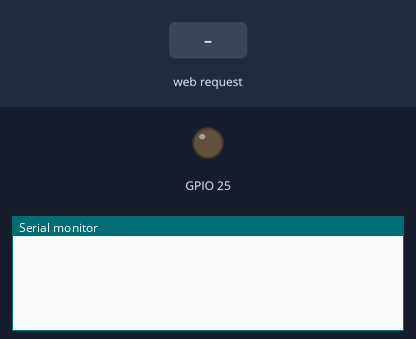
This program was run on a simulated ESP32. Shown: output pins drawn as LEDs (lit = HIGH), the last lines printed to the serial monitor. The test bench sets the inputs (shaded band). WiFi joins after 1.5 s; servers stay silent unless stated.

Above: at 1.2 s.
1.3 s: HTTP request GET /turnOnLed received
At 1.46 s:
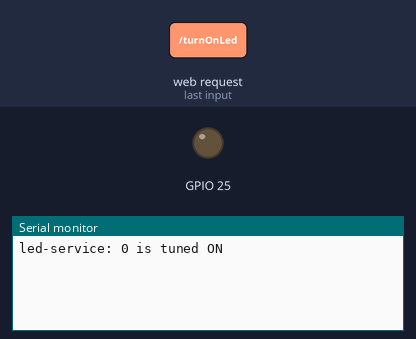
3.0 s: HTTP request GET /turnOffLed received
At 4.2 s:
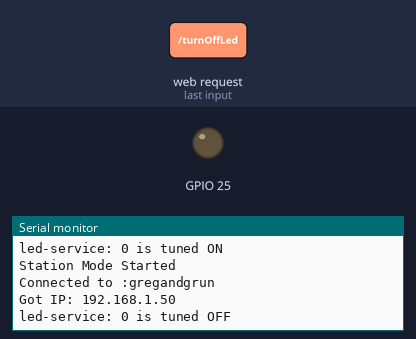
4.5 s: HTTP request GET /turnOffLed?pinNumber=1 received
At 5.4 s:
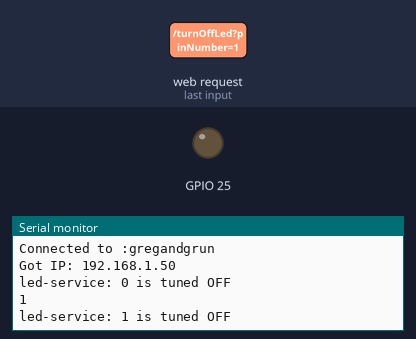

The program:

main.cpp
```cpp
// main.cpp SHOULD ALWAYS COINTAN ONLY TWO METHODS:
// setup()
// loop()

#include <Arduino.h>
#include <WiFi.h>
#include <ArduinoJson.h>
#include <wifi/wifi-service.h>
#include <services/pin-service.h>
#include <http/http-server.h>

// If you want to register a pin define it first as below:
#define LED_RED_DIOD 25
#define USB_BAUD_RATE 921600

// TODO: User should pass these values instead of hardcoding it here
#define SSID "gregandgrun"
#define PASSWORD "N1epam1etam"

void setup() {
  Serial.begin(USB_BAUD_RATE);

  registerPin(LED_RED_DIOD, OUTPUT);
  initWifi(SSID, PASSWORD);
  initHttpServer();
}

void loop() {
  handleClient();
}
```

json-serializer.cpp
```cpp
#include <ArduinoJson.h>

StaticJsonDocument<250> jsonDocument;
char buffer[250];

void createJson(char *tag, float value, char *unit) {
  jsonDocument.clear();
  jsonDocument["type"] = tag;
  jsonDocument["value"] = value;
  jsonDocument["unit"] = unit;
  serializeJson(jsonDocument, buffer);
}

void addJsonObject(char *tag, float value, char *unit) {
  JsonObject obj = jsonDocument.createNestedObject();
  obj["type"] = tag;
  obj["value"] = value;
  obj["unit"] = unit;
}

void deserializeBody(String body){
     deserializeJson(jsonDocument, body);
}
```

json-serializer.h
```cpp
void createJson();
void deserializeBody(String body);
```

http-server.cpp
```cpp
#include <WebServer.h>
#include <services/led-service.h>
#include <helpers/serializers/json-serializer.h>

WebServer server(80);

void onTurnOnLed() {
    String arg = server.arg("pinNumber");
    uint8_t pinNumber = atoi (arg.c_str ());
    turnOnLed(pinNumber);
    server.send(200);
}

void onTurnOffLed() {
    String arg = server.arg("pinNumber");
    Serial.println(arg);
    uint8_t pinNumber = atoi(arg.c_str());
    turnOffLed(pinNumber);
}

void setupRouting() {
  server.on("/turnOnLed", onTurnOnLed);
  server.on("/turnOffLed", onTurnOffLed);
  //server.on("/post", HTTP_POST, handlePost);
}

void initHttpServer() {
    setupRouting();
    server.begin();
}

void handleClient() {
    server.handleClient();
}
// void handleGetWithResponse() {
//   server.send(200, "application/json", body);
// }

// void handlePost() {
//   if (server.hasArg("plain") == false) {
//     //handle error here
//   }
//   String body = server.arg("plain");

//   deserializeBody(body);

//   server.send(200, "application/json", "{}");
// }
```

http-server.h
```cpp
void initHttpServer();
void handleClient();
```

led-service.cpp
```cpp
#include <Arduino.h>
#include <helpers/serializers/json-serializer.h>

void turnOnLed(uint8_t pinNumber) {
    // TODO: Use pin-service and check if pinNumber are registered
    digitalWrite(pinNumber, HIGH);
    Serial.println("led-service: " + String(pinNumber) + " is tuned ON");
}

void turnOffLed(uint8_t pinNumber) {
    // TODO: Use pin-service and check if pinNumber are registered
    digitalWrite(pinNumber, LOW);
    Serial.println("led-service: " + String(pinNumber) + " is tuned OFF");
}
```

led-service.h
```cpp
void turnOnLed(uint8_t pinNumber);
void turnOffLed(uint8_t pinNumber);
```

pin-service.cpp
```cpp
#include <Arduino.h>

void registerPin(uint8_t number, uint8_t mode){
    pinMode(number, mode);
    // TODO: store pin configuration somewhere
}
```

pin-service.h
```cpp
void registerPin(uint8_t number, uint8_t mode);
```

wifi-service.cpp
```cpp
#include "WiFi.h"

void onWifiEvent(WiFiEvent_t event, arduino_event_info_t info){
  switch(event){
    case SYSTEM_EVENT_STA_CONNECTED:
      Serial.println("Station Mode Started");
      break;
    case SYSTEM_EVENT_STA_GOT_IP:
      Serial.println("Connected to :" + String(WiFi.SSID()));
      Serial.print("Got IP: ");
      Serial.println(WiFi.localIP());
      break;
    case SYSTEM_EVENT_STA_DISCONNECTED:
      Serial.println("Disconnected from station, attempting reconnection");
      WiFi.reconnect();
      break;
    default:
      break;
  }
}

void initWifi(char* ssid, char* pass){
  WiFi.onEvent(onWifiEvent);
  WiFi.begin(ssid, pass);
}
```

wifi-service.h
```cpp
void initWifi(char* ssid, char* pass);
```

Measured:
- after the input at 1.3 s, the serial monitor: prints a new line at once (image 1)
- after the input at 3.0 s, the serial monitor: prints a new line at once (image 2)
- after the input at 4.5 s, the serial monitor: prints a new line at once (image 3)
